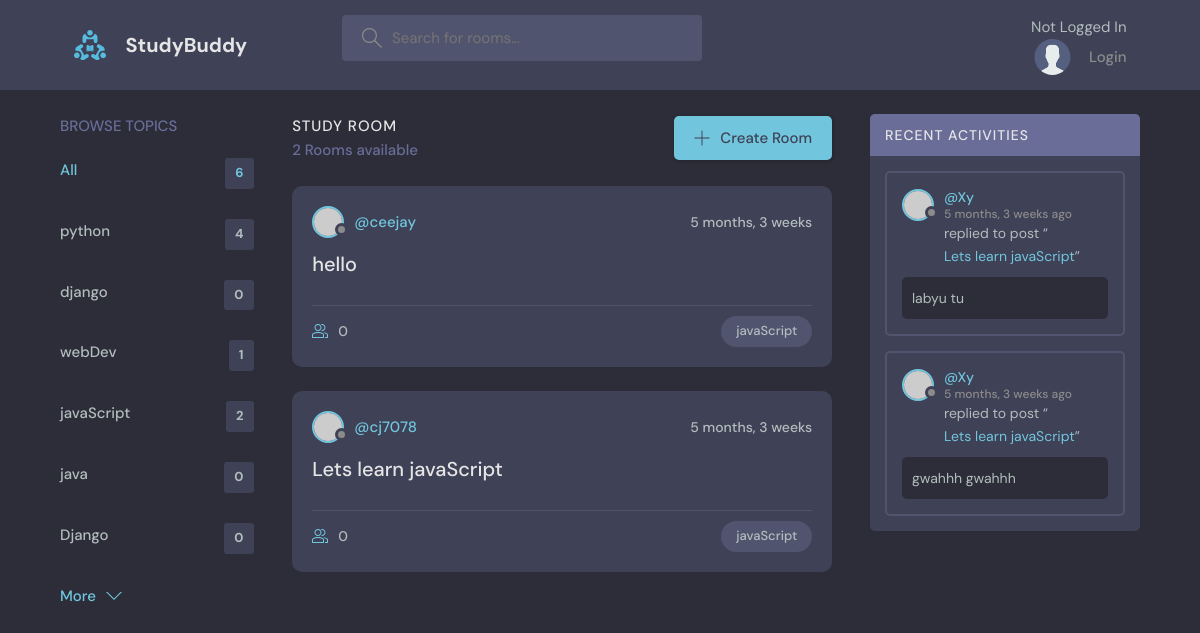
/?q=javaScript, run on the app's committed database.
### base/models.py (models this page shows, shortened)
class Topic(models.Model):
    name = models.CharField(max_length=200)

class Room(models.Model):
    host = models.ForeignKey(User ,on_delete=models.SET_NULL, null=True)
    topic = models.ForeignKey(Topic ,on_delete=models.SET_NULL, null=True)
    name = models.CharField(max_length=200)
    description = models.TextField(null=True, blank=True)
    participants = models.ManyToManyField(User, related_name='participants', blank=True)
    update = models.DateTimeField(auto_now=True)
    created = models.DateTimeField(auto_now_add=True)
    class Meta:
        ordering = ['-update', '-created']

class Message(models.Model):
    user = models.ForeignKey(User ,on_delete=models.CASCADE)
    room = models.ForeignKey(Room, on_delete=models.CASCADE)
    body = models.TextField()
    update = models.DateTimeField(auto_now=True)
    created = models.DateTimeField(auto_now_add=True)
    class Meta:
        ordering = ['-update', '-created']

### base/views.py (the view)
# urls.py: path('',views.home, name="home"),
def home(request):
    q = request.GET.get('q') if request.GET.get('q') != None else ''
    rooms = Room.objects.filter(
        Q(topic__name__icontains=q) |
        Q(name__icontains=q) |
        Q(description__icontains=q)
                                )
    room_count = rooms.count()
    topics = Topic.objects.all()
    room_messages = Message.objects.filter(Q(room__topic__name__icontains=q))
    context = {'rooms':rooms, 'topics':topics, 'room_count':room_count,'room_messages': room_messages}
    return render(request, 'base/home.html' , context)

### base/templates/base/home.html (shortened to what this page needs)
{% extends "main.html" %}
{% block content %}
    <main class="layout layout--3">
      <div class="container">
        {% include "base/topics_component.html" %}
          <div class="roomList">
            <div class="roomList__header">
                <div>
                <h2>Study Room</h2>
                <p>{{room_count}} Rooms available</p>
                </div>
                <a class="btn btn--main" href="create-room.html">
                <svg version="1.1" xmlns="http://www.w3.org/2000/svg" width="32" height="32" viewBox="0 0 32 32">
                    <title>add</title>
                    <path
                    d="M16.943 0.943h-1.885v14.115h-14.115v1.885h14.115v14.115h1.885v-14.115h14.115v-1.885h-14.115v-14.115z"
                    ></path>
                </svg>
                Create Room
                </a>
            </div>
                {% include "base/room_component.html" %}
        </div>
        {% include "base/activity_component.html" %}
    </main>
    {% endblock content %}

### base/templates/base/topics_component.html
<div class="topics">
    <div class="topics__header">
      <h2>Browse Topics</h2>
    </div>
    <ul class="topics__list">
      <li>
        <a href="{% url 'home' %}" class="active">All <span>{{topics.count}}</span></a>
      </li>
      {% for topic in topics  %}
      <li>
        <a href="{% url 'home' %}?q={{topic.name}}">{{topic.name}} <span>{{topic.room_set.all.count}}</span></a>
      </li>
      {% endfor %}
    </ul>
    <a class="btn btn--link" href="topics.html">
      More
      <svg version="1.1" xmlns="http://www.w3.org/2000/svg" width="32" height="32" viewBox="0 0 32 32">
        <title>chevron-down</title>
        <path d="M16 21l-13-13h-3l16 16 16-16h-3l-13 13z"></path>
      </svg>
    </a>
  </div>

### base/templates/base/room_component.html (shortened to what this page needs)
{% for room in rooms %}
<div class="roomListRoom">
    <div class="roomListRoom__header">
      <a href="{% url 'user-profile' room.host.id %}" class="roomListRoom__author">
        <div class="avatar avatar--small">
          <img src="https://randomuser.me/api/portraits/women/11.jpg" />
        </div>
        <span>@{{room.host.username}}</span>
      </a>
      <div class="roomListRoom__actions">
        <span>{{room.created|timesince}}</span>
      </div>
    </div>
    <div class="roomListRoom__content">
      <a href="{%  url 'room' room.id %}">{{room.name}}</a>
    </div>
    <div class="roomListRoom__meta">
      <a href="{%  url 'room' room.id %}" class="roomListRoom__joined">
        {{room.participants.all.count}}
      </a>
      <p class="roomListRoom__topic">{{room.topic.name}}</p>
    </div>
  </div>
{% endfor %}

### base/templates/base/activity_component.html (shortened to what this page needs)
<div class="activities">
    <div class="activities__header">
      <h2>Recent Activities</h2>
    </div>
    {% for message in room_messages  %}
    <div class="activities__box">
      <div class="activities__boxHeader roomListRoom__header">
        <a href="{% url 'user-profile' message.user.id %}" class="roomListRoom__author">
          <div class="avatar avatar--small">
            <img src="https://randomuser.me/api/portraits/women/11.jpg" />
          </div>
          <p>
            @{{message.user}}
            <span>{{message.created|timesince}} ago</span>
          </p>
        </a>
      </div>
      <div class="activities__boxContent">
        <p>replied to post “<a href="{% url 'room' message.room.id  %}">{{message.room.name}}</a>”</p>
        <div class="activities__boxRoomContent">
          {{message.body}}
        </div>
      </div>
    </div>
    {% endfor %}
    </div>
  </div>

### data on the page
Topic: name "python", room_set.all.count "4"
Topic: name "django", room_set.all.count "0"
Topic: name "webDev", room_set.all.count "1"
Topic: name "javaScript", room_set.all.count "2"
Topic: name "java", room_set.all.count "0"
Topic: name "Django", room_set.all.count "0"
Room: host.username "ceejay", created "5 months, 3 weeks", name "hello", participants.all.count "0", topic.name "javaScript"
Room: host.username "cj7078", created "5 months, 3 weeks", name "Lets learn javaScript", participants.all.count "0", topic.name "javaScript"
Message: user "Xy", created "5 months, 3 weeks", room.name "Lets learn javaScript", body "labyu tu"
Message: user "Xy", created "5 months, 3 weeks", room.name "Lets learn javaScript", body "gwahhh gwahhh"

### other printed values
{{ topics.count }} "6"
{{ room_count }} "2"
